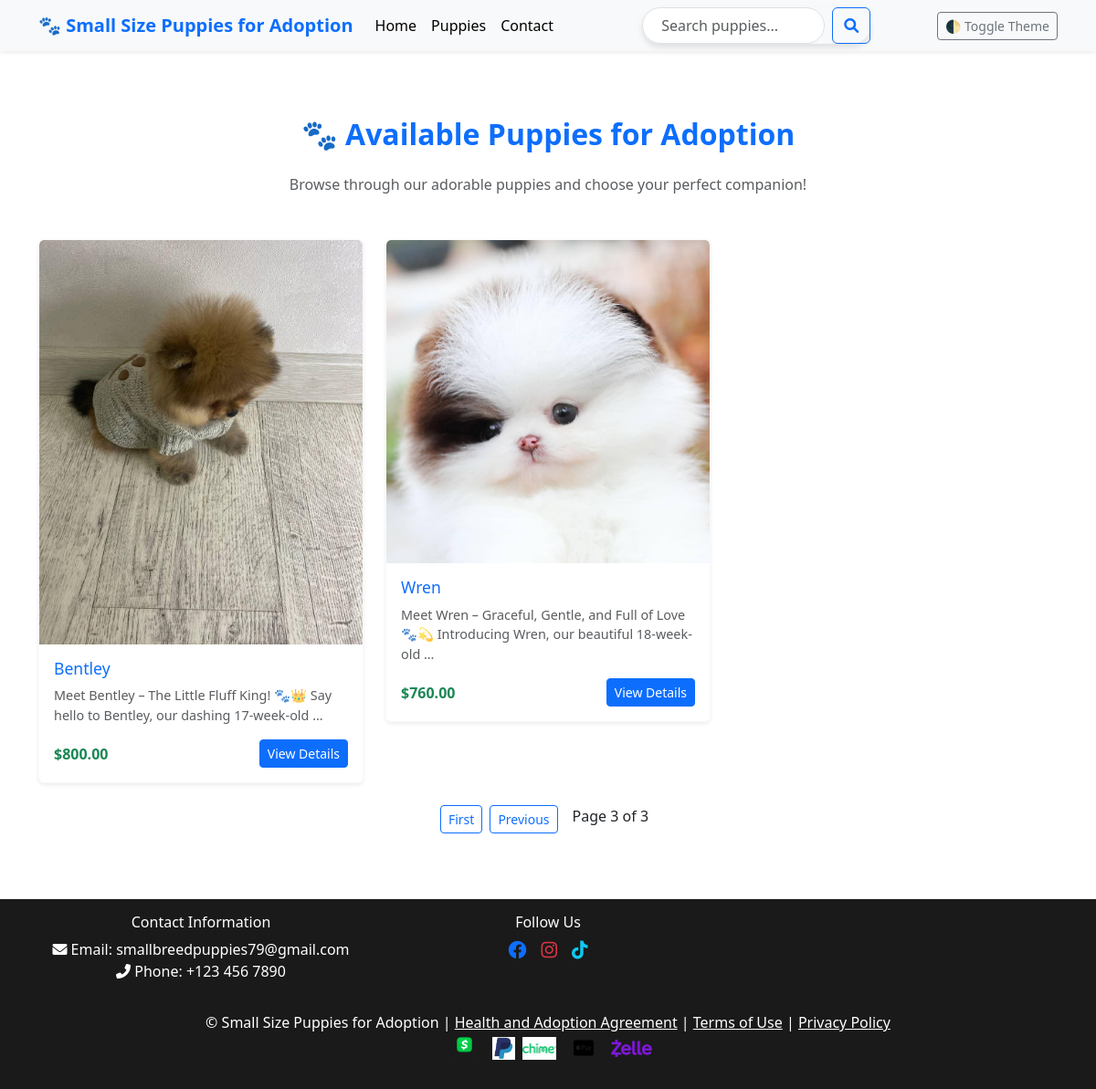
The page /puppies/?page=3 on the database its author committed.
### store/models.py (models this page shows, shortened)
class Puppy(models.Model):
    name = models.CharField(max_length=255)
    breed = models.CharField(max_length=255)
    description = models.TextField()
    price = models.DecimalField(max_digits=10, decimal_places=2)
    is_adopted = models.BooleanField(default=False)
    created_at = models.DateTimeField(auto_now_add=True)
    age = models.PositiveBigIntegerField(default=16)
    gender = models.CharField(max_length=255)
    registration = models.CharField(max_length=255)

class PuppyImage(models.Model):
    puppy = models.ForeignKey(Puppy, related_name='images', on_delete=models.CASCADE)
    image = models.ImageField(upload_to='puppy_images/')

### store/views.py (the view)
# urls.py: path('puppies/', views.puppies, name='puppies'),
def puppies(request):
    puppies_list = Puppy.objects.all()  # Fetch all puppies
    paginator = Paginator(puppies_list, 6)  # 6 puppies per page
    page_number = request.GET.get('page')
    puppies = paginator.get_page(page_number)
    return render(request, "store/puppies.html", {'puppies': puppies})

### store/templates/store/puppies.html (shortened to what this page needs)
{% extends "store/base.html" %}
{% block content %}
<div class="container my-5">
    <h2 class="text-center text-primary mb-4 fw-bold">🐾 Available Puppies for Adoption</h2>
    <p class="text-center text-muted mb-5">Browse through our adorable puppies and choose your perfect companion!</p>
    <div class="row g-4">
        {% for puppy in puppies %}
        <div class="col-md-4 col-sm-6 col-12">
            <div class="card shadow-sm border-light rounded image-hover">
                <img src="{{ puppy.images.first.image.url }}" class="card-img-top puppy-image" alt="{{ puppy.name }}">
                <div class="card-body">
                    <h5 class="card-title text-primary">{{ puppy.name }}</h5>
                    <p class="card-text text-muted">{{ puppy.description|truncatewords:15 }}</p>
                    <div class="d-flex justify-content-between align-items-center">
                        <span class="text-success fw-bold">${{ puppy.price }}</span>
                        <a href="{% url 'puppy_detail' puppy.id %}" class="btn btn-primary btn-sm">View Details</a>
                    </div>
                </div>
            </div>
        </div>
        {% empty %}
        <div class="col-12 text-center">
            <p class="text-muted">No puppies available for adoption at the moment. Please check back later.</p>
        </div>
        {% endfor %}
    </div>
    <div class="d-flex justify-content-center mt-4">
        {% if puppies.has_previous %}
            <a href="?page=1" class="btn btn-outline-primary btn-sm me-2">First</a>
            <a href="?page={{ puppies.previous_page_number }}" class="btn btn-outline-primary btn-sm me-2">Previous</a>
        {% endif %}
        <span class="mx-2">Page {{ puppies.number }} of {{ puppies.paginator.num_pages }}</span>
    </div>
</div>
{% endblock %}

### store/templates/store/base.html (style rules this page uses)
html { transition: background-color 0.3s, color 0.3s; }

### store/templates/store/puppies.html (style rules this page uses)
.image-hover { position: relative; overflow: hidden; transition: transform 0.3s ease, box-shadow 0.3s ease; }
.puppy-image { transition: transform 0.3s ease; }
.card-body { transition: background-color 0.3s ease, color 0.3s ease; }
.card-body h5 { font-size: 1.1rem; }
.card-body p { font-size: 0.9rem; }

### rows shown on the page
Puppy: images.first.image (picture), name "Bentley", description "Meet Bentley – The Little Fluff King! 🐾👑 Say hello to Bentley, our dashing 17-week-old …", price "800.00"
Puppy: images.first.image (picture), name "Wren", description "Meet Wren – Graceful, Gentle, and Full of Love 🐾💫 Introducing Wren, our beautiful 18-week-old …", price "760.00"

### other values the page prints
{{ puppies.number }} "3"
{{ puppies.paginator.num_pages }} "3"
